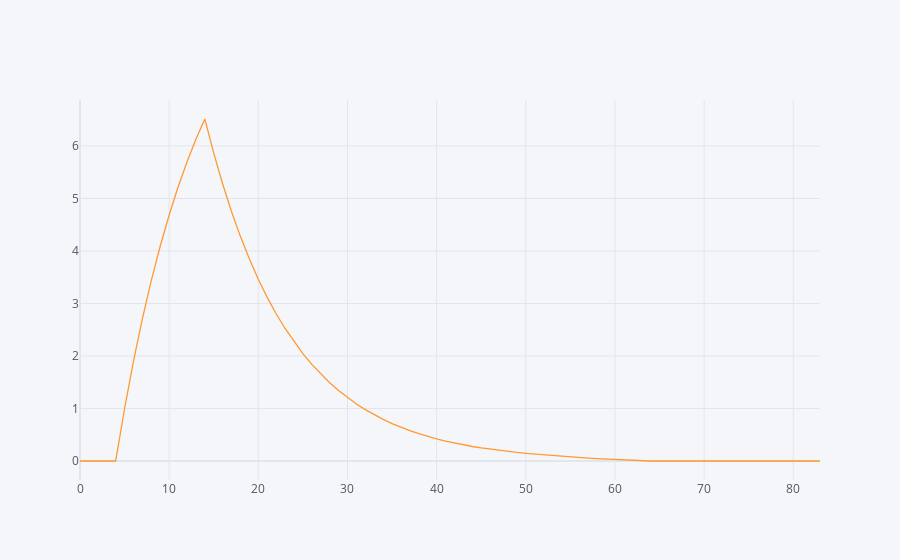

This figure's notebook cell:
### Markdown cell above
$$y(n)=\sum_{k=-\infty}^{\infty}h(n-k)x(k)$$

### Code cell
def convo(X,h):
    ans=np.zeros(len(X)+len(h)-1)
    for n in range(len(X)+len(h)-1):
        for j in range(len(X)):
            if(n-j<len(h) and n-j>=0):
                ans[n]+=X[j]*h[n-j]
    return ans
# fig=go.Figure()
# fig.add_trace(go.Scatter(x=X,y=Y,mode="markers"))
pd.Series(convo(Y,h)).iplot()

### Figure 1 — Plotly figure (JSON) as saved in the notebook; plotly's stock layout.template omitted (floating-point values rounded to 4 significant figures)
{"data": [{"line": {"color": "rgba(255, 153, 51, 1.0)", "dash": "solid", "shape": "linear", "width": 1.3}, "mode": "lines", "name": "None", "text": "", "type": "scatter", "x": [0, 1, 2, 3, 4, 5, 6, 7, 8, 9, 10, 11, 12, 13, 14, 15, 16, 17, 18, 19, 20, 21, 22, 23, 24, 25, 26, 27, 28, 29, 30, 31, 32, 33, 34, 35, 36, 37, 38, 39, 40, 41, 42, 43, 44, 45, 46, 47, 48, 49, 50, 51, 52, 53, 54, 55, 56, 57, 58, 59, 60, 61, 62, 63, 64, 65, 66, 67, 68, 69, 70, 71, 72, 73, 74, 75, 76, 77, 78, 79, 80, 81, 82, 83], "y": [0, 0, 0, 0, 0, 1, 1.9, 2.71, 3.439, 4.095, 4.686, 5.217, 5.695, 6.126, 6.513, 5.862, 5.276, 4.748, 4.273, 3.846, 3.461, 3.115, 2.804, 2.523, 2.271, 2.044, 1.84, 1.656, 1.49, 1.341, 1.207, 1.086, 0.9776, 0.8798, 0.7919, 0.7127, 0.6414, 0.5773, 0.5195, 0.4676, 0.4208, 0.3787, 0.3409, 0.3068, 0.2761, 0.2485, 0.2236, 0.2013, 0.1812, 0.163, 0.1467, 0.1321, 0.1189, 0.107, 0.09627, 0.08149, 0.06819, 0.05621, 0.04544, 0.03574, 0.02701, 0.01916, 0.01209, 0.005726, 0, 0, 0, 0, 0, 0, 0, 0, 0, 0, 0, 0, 0, 0, 0, 0, 0, 0, 0, 0]}], "layout": {"legend": {"bgcolor": "#F5F6F9", "font": {"color": "#4D5663"}}, "paper_bgcolor": "#F5F6F9", "plot_bgcolor": "#F5F6F9", "title": {"font": {"color": "#4D5663"}}, "xaxis": {"gridcolor": "#E1E5ED", "showgrid": true, "tickfont": {"color": "#4D5663"}, "title": {"font": {"color": "#4D5663"}, "text": ""}, "zerolinecolor": "#E1E5ED"}, "yaxis": {"gridcolor": "#E1E5ED", "showgrid": true, "tickfont": {"color": "#4D5663"}, "title": {"font": {"color": "#4D5663"}, "text": ""}, "zerolinecolor": "#E1E5ED"}}}
